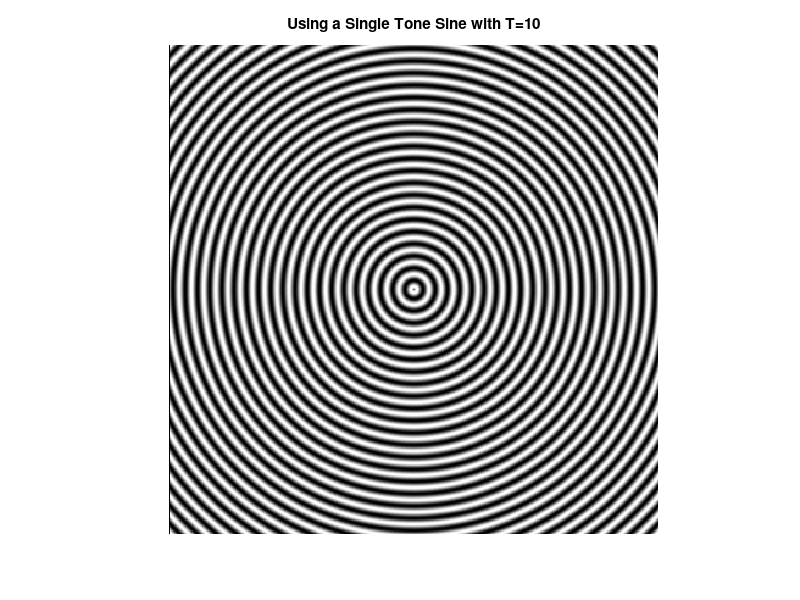
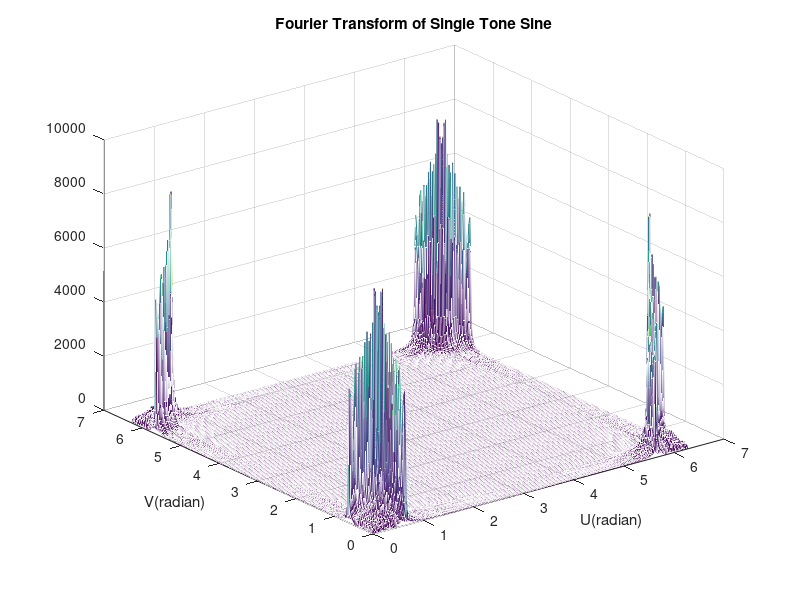
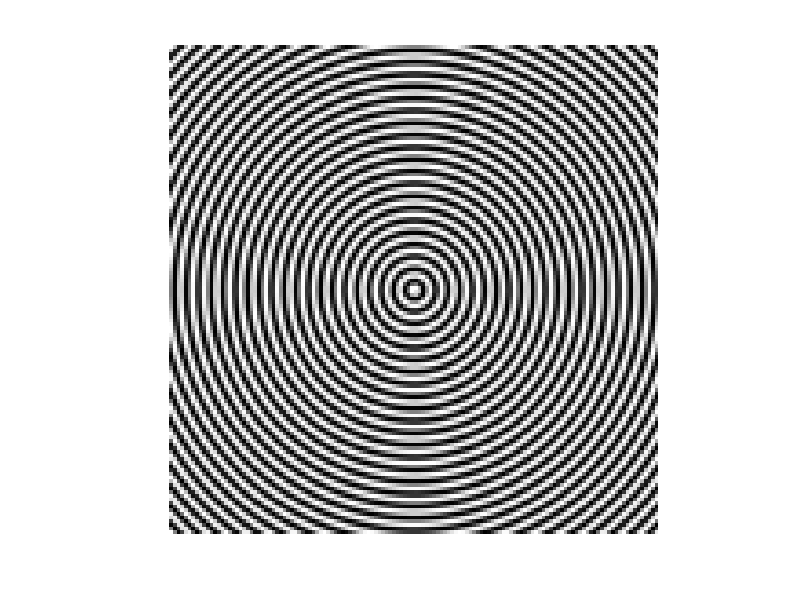
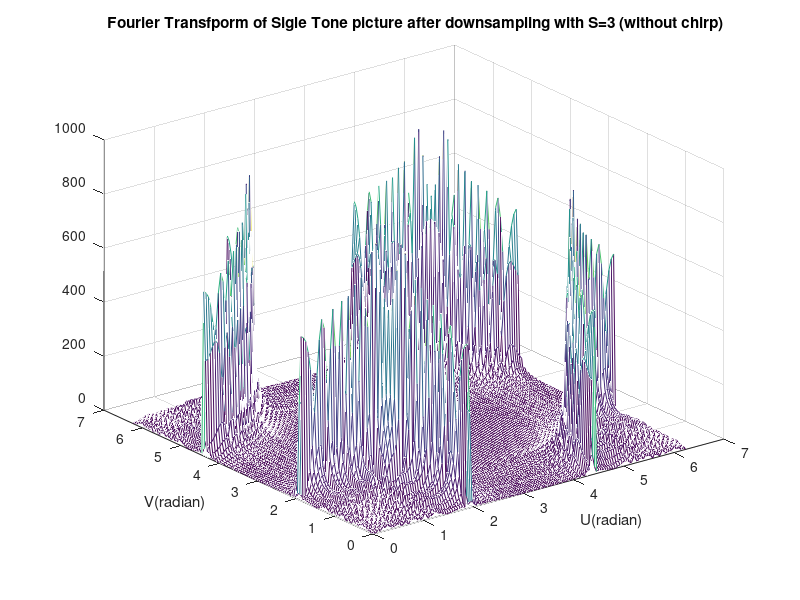

Recreate these plots in MATLAB, in order. (Note: this script raises an error after producing the figures.)
clc;
clear
close all;

%%%%%%%%%%%%%%%%%%%%%%%%%%% without chirp
p=0; 
for m=-200:200
    p=p+1; q=0;
    for n=-200:200
        q=q+1;
        r= sqrt(m^2 + n^2);
        T=10;
        f(p,q) = sin(2*pi*r/T);
    end
end

figure
imshow(f,[])
title('Using a Single Tone Sine with T=10');

ff= fft2(f);
step=2*pi/length(ff);
[U,V]=meshgrid(0:step:2*pi-step , 0:step:2*pi-step);
figure
mesh(U,V ,abs(ff))
title('Fourier Transform of Single Tone Sine')
xlabel('U(radian)'), ylabel('V(radian)')

%%%%%%%% down sample
S=3;    %% scale of downsampling

p=0; 
for m=-200:S:200
    p=p+1; q=0;
    for n=-200:S:200
        q=q+1;
        g(p,q) = f(m+201,n+201);
    end
end

figure 
imshow(g,[])
str_tit = sprintf('Sigle Tone picture after downsampling with S=%d (without chirp)',S);
% title(str_tit);

gg= fft2(g);
step=2*pi/length(gg);
[U,V]=meshgrid(0:step:2*pi-step , 0:step:2*pi-step);
figure
mesh(U,V ,abs(gg))
str_tit = sprintf(' Fourier Transfporm of Sigle Tone picture after downsampling with S=%d (without chirp)',S);
title(str_tit);
xlabel('U(radian)'), ylabel('V(radian)')




%%%%%%%%%%%%%%%%%%%%%%%%%%%%%%%%%%%%%%%%%%%%%%%%
%%%%% chirp
r_max = 200*sqrt(2); r_min = 0;
T_max = 40;          T_min = 10;

p=0; 
for m=-200:200
    p=p+1; q=0;
    for n=-200:200
        q=q+1;
        r= sqrt(m^2 + n^2);
        T = ((T_min -T_max)/(r_max - r_min))*r + T_max;
        f(p,q) = sin(2*pi*r/T);
    end
end

figure 
imshow(f,[])
title('Original Picture(chirp)');

ff= fft2(f);
step=2*pi/length(ff);
[U,V]=meshgrid(0:step:2*pi-step , 0:step:2*pi-step);
figure
mesh(U,V ,abs(ff))
title('Fourier Transform of Original Picture(chirp)')
xlabel('U(radian)'), ylabel('V(radian)')
%%%%%%%%%% 2

% S=3;    %% scale of downsampling
p=0; 
for m=-200:S:200
    p=p+1; q=0;
    for n=-200:S:200
        q=q+1;
        g(p,q) = f(m+201,n+201);
    end
end

figure 
imshow(g,[])
str_tit = sprintf(' picture after downsampling with S=%d',S);
title(str_tit);

gg= fft2(g);
step=2*pi/length(gg);
[U,V]=meshgrid(0:step:2*pi-step , 0:step:2*pi-step);
figure
mesh(U,V ,abs(gg))
str_tit = sprintf(' Fourier Transfporm of picture after downsampling with S=%d',S);
title(str_tit);
xlabel('U(radian)'), ylabel('V(radian)')


%%%%%%%%%%%  evaluating the effects of leakage and boxcar window

N1 = 10;
N2 = 400;
w = window(@rectwin,N1);
w1 = window(@rectwin,N2); 
wvtool(w1)
wvtool(w)